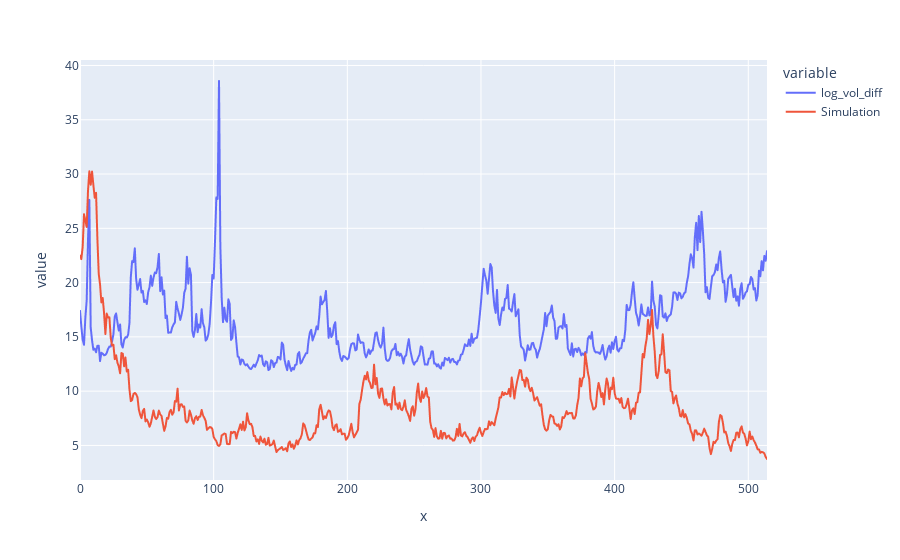

Here is the notebook cell this chart was saved with:
### Code cell
# Test using Geometric BM
def simulate_1d_gbm(nsteps=1000, t=1, mu=0.0001, sigma=0.02, start=1):
    steps = [ (mu - (sigma**2)/2) + np.random.randn()*sigma for i in range(nsteps) ]
    y = start*np.exp(np.cumsum(steps))
    x = [ t*i for i in range(nsteps) ]
    return x, y

nsteps = vix_testing_df.shape[0]
mu = np.mean(vix_training_df['log_vol_diff'])
sigma = np.std(vix_training_df['log_vol_diff'])
last_price = vix_training_df['vol'][0]
print(last_price)

x, y = simulate_1d_gbm(nsteps=nsteps, mu=mu, sigma=sigma, start=last_price)

data = {}
data['x'] = x
data['Simulation'] = y
data['log_vol_diff'] = vix_testing_df['vol']


fig = px.line(data,x='x', y=['log_vol_diff', 'Simulation'])
fig.show()

### Figure 1 — Plotly figure (JSON) as saved in the notebook; plotly's stock layout.template omitted (floating-point values rounded to 4 significant figures; data arrays with more than 128 entries replaced by an {"elided": "..."} marker saying what was removed)
{"data": [{"hovertemplate": "variable=log_vol_diff<br>x=%{x}<br>value=%{y}<extra></extra>", "legendgroup": "log_vol_diff", "line": {"color": "#636efa", "dash": "solid"}, "marker": {"symbol": "circle"}, "mode": "lines", "name": "log_vol_diff", "showlegend": true, "type": "scattergl", "x": {"elided": "515 int values"}, "xaxis": "x", "y": {"elided": "515 float values"}, "yaxis": "y"}, {"hovertemplate": "variable=Simulation<br>x=%{x}<br>value=%{y}<extra></extra>", "legendgroup": "Simulation", "line": {"color": "#EF553B", "dash": "solid"}, "marker": {"symbol": "circle"}, "mode": "lines", "name": "Simulation", "showlegend": true, "type": "scattergl", "x": {"elided": "515 int values"}, "xaxis": "x", "y": {"elided": "515 float values"}, "yaxis": "y"}], "layout": {"legend": {"title": {"text": "variable"}, "tracegroupgap": 0}, "margin": {"t": 60}, "xaxis": {"anchor": "y", "domain": [0, 1], "title": {"text": "x"}}, "yaxis": {"anchor": "x", "domain": [0, 1], "title": {"text": "value"}}}}
